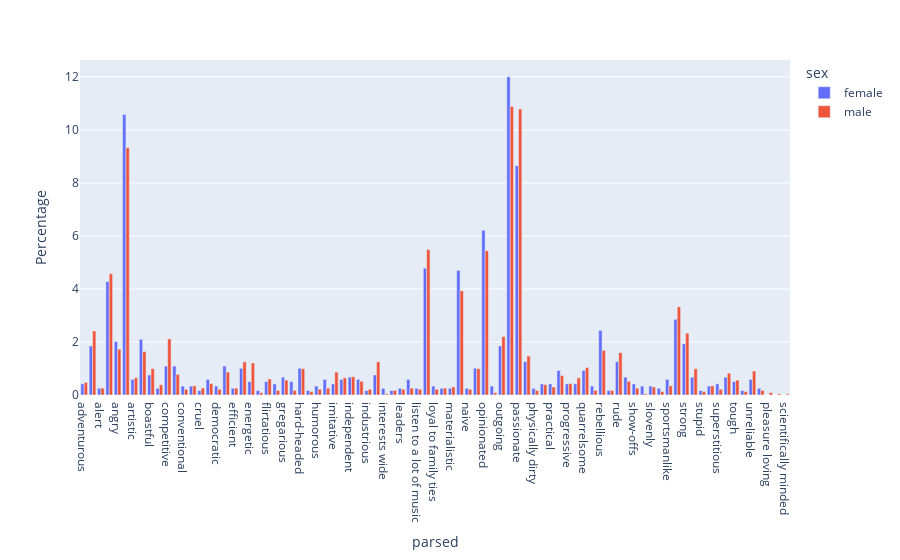

The cell this chart's notebook holds for it:
### Code cell
df_exploded = subset.explode('parsed')
result = df_exploded.groupby(['sex', 'parsed']).size().reset_index(name='count')


result['Total'] = result.groupby('sex')['count'].transform('sum')
result['Percentage'] = result['count'] / result['Total'] * 100


# Create a grouped bar plot
fig = px.bar(
    result,
    x='parsed',
    y='Percentage',
    color='sex',    # Different colors for each group
    barmode='group',  # Place bars side-by-side rather than stacking them
)
fig.show()

### Figure 1 — Plotly figure (JSON) as saved in the notebook; plotly's stock layout.template omitted (floating-point values rounded to 4 significant figures)
{"data": [{"alignmentgroup": "True", "hovertemplate": "sex=female<br>parsed=%{x}<br>Percentage=%{y}<extra></extra>", "legendgroup": "female", "marker": {"color": "#636efa", "pattern": {"shape": ""}}, "name": "female", "offsetgroup": "female", "orientation": "v", "showlegend": true, "textposition": "auto", "type": "bar", "x": ["adventurous", "aggressive", "alert", "ambitious", "angry", "arrogant", "artistic", "athletic", "boastful", "bossy", "competitive", "complaining", "conventional", "cool", "cruel", "cultural", "democratic", "diverse", "efficient", "emotional", "energetic", "extremely nationalistic", "flirtatious", "greedy", "gregarious", "happy-go-lucky", "hard-headed", "have an attitude", "humorous", "ignorant", "imitative", "impulsive", "independent", "individualistic", "industrious", "intelligent", "interests wide", "lazy", "leaders", "liberal", "listen to a lot of music", "loud", "loyal to family ties", "masculine", "materialistic", "musical", "naive", "noisy", "opinionated", "ostentatious", "outgoing", "outspoken", "passionate", "patriotic", "physically dirty", "politically active", "practical", "prejudiced", "progressive", "proud", "quarrelsome", "racists", "rebellious", "revengeful", "rude", "sensitive", "show-offs", "sing and dance well", "slovenly", "spoiled", "sportsmanlike", "straightforward", "strong", "stubborn", "stupid", "superficial", "superstitious", "talkative", "tough", "tradition loving", "unreliable", "very religious"], "xaxis": "x", "y": [0.4198, 1.847, 0.2519, 4.282, 2.015, 10.58, 0.5877, 2.099, 0.7557, 0.2519, 1.092, 1.092, 0.3359, 0.3359, 0.1679, 0.5877, 0.3359, 1.092, 0.2519, 1.008, 0.5038, 0.1679, 0.5038, 0.4198, 0.6717, 0.5038, 1.008, 0.1679, 0.3359, 0.5877, 0.4198, 0.5877, 0.6717, 0.5877, 0.1679, 0.7557, 0.2519, 0.1679, 0.2519, 0.5877, 0.2519, 4.786, 0.3359, 0.2519, 0.2519, 4.702, 0.2519, 1.008, 6.213, 0.3359, 1.847, 12.01, 8.648, 1.259, 0.2519, 0.4198, 0.4198, 0.9236, 0.4198, 0.4198, 0.9236, 0.3359, 2.435, 0.1679, 1.259, 0.6717, 0.4198, 0.3359, 0.3359, 0.2519, 0.5877, 2.855, 1.931, 0.6717, 0.1679, 0.3359, 0.4198, 0.6717, 0.5038, 0.1679, 0.5877, 0.2519], "yaxis": "y"}, {"alignmentgroup": "True", "hovertemplate": "sex=male<br>parsed=%{x}<br>Percentage=%{y}<extra></extra>", "legendgroup": "male", "marker": {"color": "#EF553B", "pattern": {"shape": ""}}, "name": "male", "offsetgroup": "male", "orientation": "v", "showlegend": true, "textposition": "auto", "type": "bar", "x": ["adventurous", "aggressive", "alert", "ambitious", "angry", "arrogant", "artistic", "athletic", "boastful", "bossy", "competitive", "complaining", "conventional", "cool", "cruel", "cultural", "democratic", "diverse", "efficient", "emotional", "energetic", "extremely nationalistic", "flirtatious", "greedy", "gregarious", "happy-go-lucky", "hard-headed", "have an attitude", "humorous", "ignorant", "imitative", "impulsive", "independent", "individualistic", "industrious", "intelligent", "interests wide", "lazy", "leaders", "liberal", "listen to a lot of music", "loud", "loyal to family ties", "masculine", "materialistic", "musical", "naive", "noisy", "opinionated", "ostentatious", "outgoing", "outspoken", "passionate", "patriotic", "physically dirty", "pleasure loving", "politically active", "practical", "prejudiced", "progressive", "proud", "quarrelsome", "quick tempered", "racists", "rebellious", "revengeful", "rude", "scientifically minded", "sensitive", "show-offs", "sing and dance well", "slovenly", "spoiled", "sportsmanlike", "straightforward", "strong", "stubborn", "stupid", "superficial", "superstitious", "talkative", "tough", "tradition loving", "unreliable", "very religious"], "xaxis": "x", "y": [0.475, 2.418, 0.2591, 4.577, 1.727, 9.326, 0.6477, 1.641, 0.9931, 0.3886, 2.116, 0.7772, 0.2159, 0.3454, 0.2591, 0.4318, 0.2159, 0.8636, 0.2591, 1.252, 1.209, 0.08636, 0.6045, 0.1727, 0.5613, 0.1727, 0.9931, 0.1295, 0.2159, 0.2591, 0.8636, 0.6477, 0.6908, 0.5181, 0.2159, 1.252, 0.04318, 0.1727, 0.2159, 0.2591, 0.2159, 5.484, 0.2159, 0.2591, 0.3022, 3.929, 0.2159, 0.9931, 5.44, 0.08636, 2.202, 10.88, 10.79, 1.468, 0.1727, 0.08636, 0.3886, 0.3022, 0.734, 0.4318, 0.6477, 1.036, 0.04318, 0.1727, 1.684, 0.1727, 1.598, 0.04318, 0.5181, 0.2591, 0.04318, 0.3022, 0.1295, 0.3454, 3.325, 2.332, 0.9931, 0.1295, 0.3454, 0.2159, 0.8204, 0.5613, 0.1295, 0.9067, 0.1727], "yaxis": "y"}], "layout": {"barmode": "group", "legend": {"title": {"text": "sex"}, "tracegroupgap": 0}, "margin": {"t": 60}, "xaxis": {"anchor": "y", "domain": [0, 1], "title": {"text": "parsed"}}, "yaxis": {"anchor": "x", "domain": [0, 1], "title": {"text": "Percentage"}}}}
